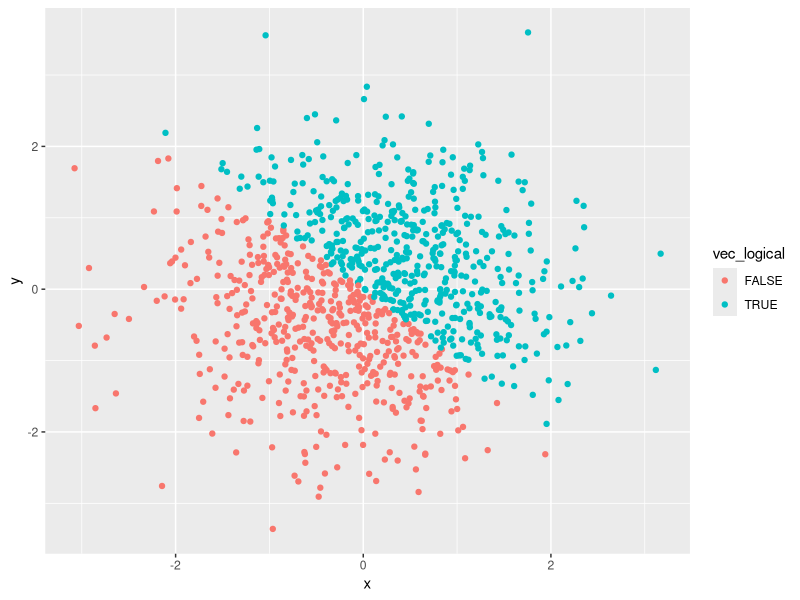
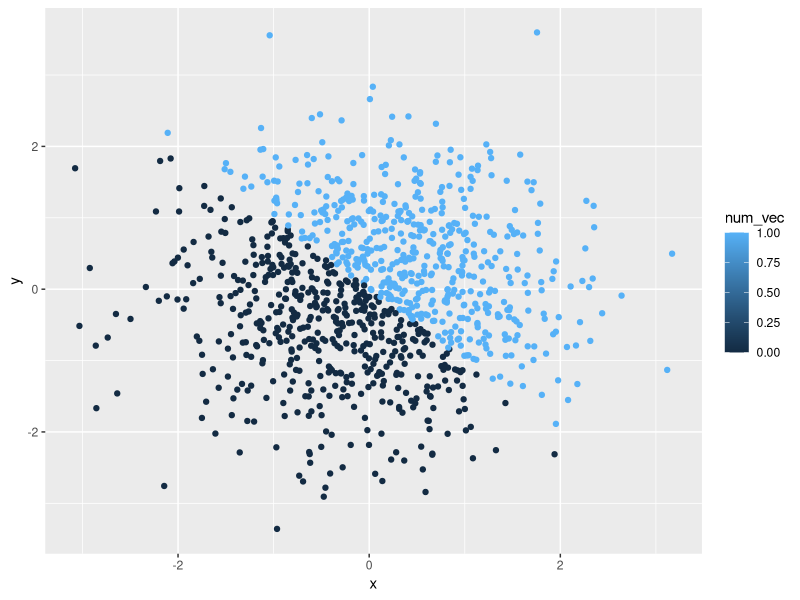
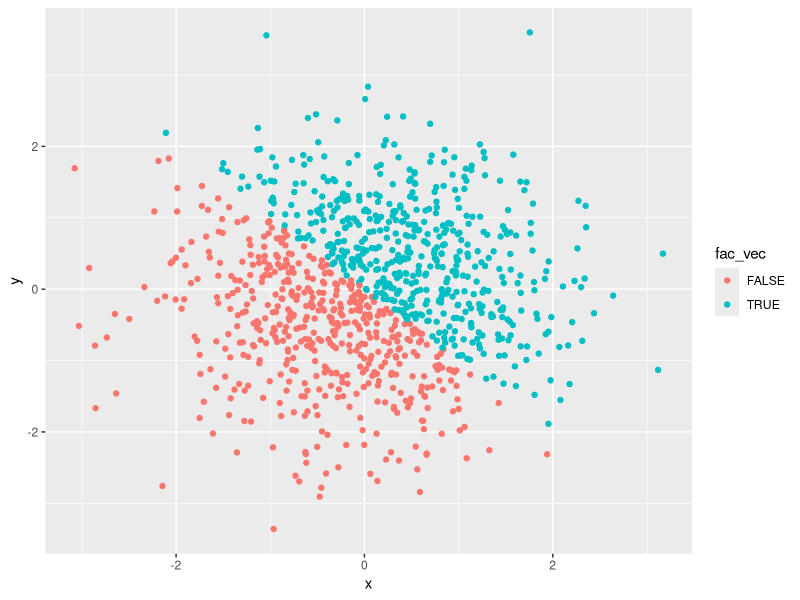
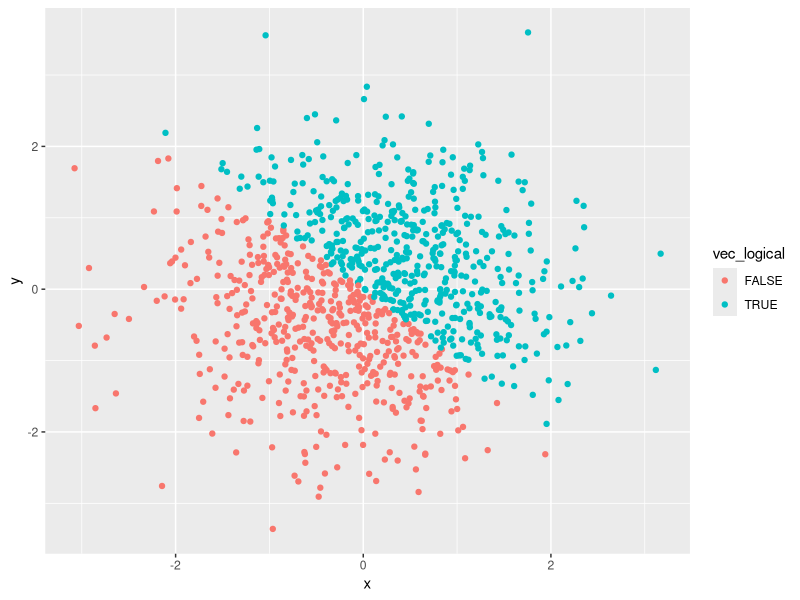

Reproduce these figures in R, in order.
## ---- chunk 1
library(tidyverse)

set.seed(758)

example_df1 = tibble(
  random_sample = runif(10, min = 1, max = 5),
  vec_logical = random_sample  > 2,
  vec_char = c("Liberia", "Tanzania", "Bangladesh", "India", "Ghana", "Indonesia","Nigeria", "Togo", "China", "Thailand"),
  vec_factor = factor(c("Africa", "Africa", "Asia", "Asia", "Africa", "Asia", "Africa", "Africa", "Asia", "Asia"))
)

## ---- chunk 2
mean(example_df1$random_sample)

mean(example_df1$vec_logical)

mean(example_df1$vec_char)

mean(example_df1$vec_factor)
## ---- chunk 3
as.numeric(example_df1$vec_logical)

as.numeric(example_df1$vec_char)

as.numeric(example_df1$vec_factor)

## ---- chunk 4
character_factor = as.factor(example_df1$vec_char)
character_factor
as.numeric(character_factor)

factor_character = as.character(example_df1$vec_factor)
factor_character
as.numeric(factor_character)

## ---- chunk 5

set.seed(433)

example_df2 = tibble(
  x = rnorm(1000),
  y = rnorm(1000),
  vec_logical = x + y > 0,
  num_vec = as.numeric(vec_logical),
  fac_vec = as.vector(vec_logical),  
)

## ---- chunk 6
scatterplot_1=ggplot(example_df2, aes(x = x, y = y, color=vec_logical)) + geom_point()

scatterplot_1
## ---- chunk 7
scatterplot_2=ggplot(example_df2, aes(x = x, y = y, color=num_vec )) + geom_point()

scatterplot_2
## ---- chunk 8
scatterplot_2=ggplot(example_df2, aes(x = x, y = y, color=fac_vec )) + geom_point()

scatterplot_2
## ---- chunk 9

ggsave("first_scatter_plot.pdf", plot=scatterplot_1, height = 4, width = 6)

